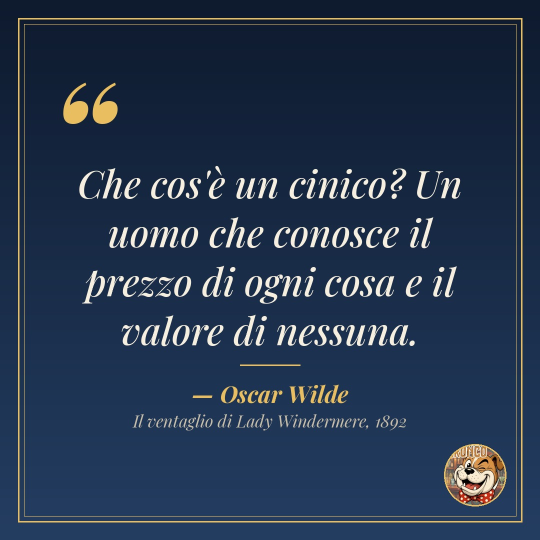
#> input picture citazioni/2026-10-26.jpg, 1080 x 1080 px, given in place of bronco_logo.png, which was not available (shown at 1/2 size)
$ python quote.py ../citazioni/2026-10-26.jpg ../citazioni/2026-10-27.jpg ../citazioni/2026-10-27.jpg ../citazioni/2026-10-27.jpg
#> lines starting #> are read from the running program, lines starting #| are printed output that depends on the picture; after the words box and inside, x2 and y2 are one past the last pixel; in counts of white or black regions, pixels touching at a corner belong together; pictures that were not available may be replaced by others from this repository, and a replacement may not be noted
#!/usr/bin/env python3
"""Card citazione 1080x1080. Uso: python3 tools/quote.py OUT.jpg "Citazione" "Autore" ["Opera/anno"]
Solo citazioni VERE e verificate (cerca la fonte sul web), brevi (max ~25 parole)."""
import sys,os
from PIL import Image,ImageDraw,ImageFont
D=os.path.dirname(os.path.abspath(__file__))
def font(sz,w=500):
    f=ImageFont.truetype(os.path.join(D,"PlayfairDisplay-Italic.ttf"),sz)
    try:f.set_variation_by_axes([w])
    except Exception:pass
    return f
out,quote,author=sys.argv[1:4];work=sys.argv[4] if len(sys.argv)>4 else ""
S=1080;im=Image.new("RGB",(S,S));px=im.load()
#> after `im = Image.new('RGB', (S, S))`: im: PIL image 1080x1080 RGB; every value is 0
for y in range(S):
    t=y/S;c=(int(14+22*t),int(26+36*t),int(46+52*t))
    for x in range(S):px[x,y]=c
d=ImageDraw.Draw(im);GOLD=(232,190,96);CREAM=(246,238,222)
#> after `d = ImageDraw.Draw(im)`:
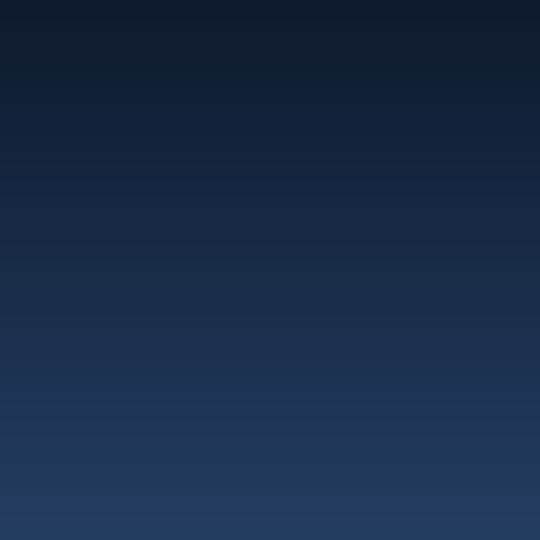
#> im: PIL image 1080x1080 RGB (shown at 1/2 size); mean R, G, B 24.5, 43.5, 71.5
d.rectangle([36,36,S-36,S-36],outline=GOLD,width=3);d.rectangle([48,48,S-48,S-48],outline=(232,190,96,90),width=1)
d.text((90,60),"“",font=font(300,700),fill=GOLD)
def wrap(t,f,w):
    o=[];c=""
    for wd in t.split():
        n=(c+" "+wd).strip()
        if d.textlength(n,font=f)<=w:c=n
        else:o.append(c);c=wd
    o.append(c);return o
sz=76
while True:
    f=font(sz,500);ls=wrap(quote,f,S-240);lh=int(sz*1.3)
    if len(ls)*lh<=520 or sz<40:break
    sz-=3
y=max(250,(S-len(ls)*lh)//2-30)
for l in ls:
    d.text(((S-d.textlength(l,font=f))/2,y),l,font=f,fill=CREAM);y+=lh
#> after the loop, y = 608
y+=24;d.line([(S/2-60,y),(S/2+60,y)],fill=GOLD,width=3);y+=26
#> after `y += 24`: y = 632
#> after `y += 26`: y = 658
fa=font(46,700);t="— "+author;d.text(((S-d.textlength(t,font=fa))/2,y),t,font=fa,fill=GOLD)
if work:
    fw=font(34,400);d.text(((S-d.textlength(work,font=fw))/2,y+62),work,font=fw,fill=(200,190,170))
lg=Image.open(os.path.join(D,"bronco_logo.png")).convert("RGB").resize((120,120))
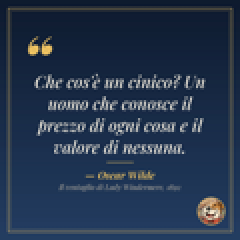
#> lg: PIL image 120x120 RGB (shown 2 times larger); mean R, G, B 38.3, 54.4, 77.7
m=Image.new("L",(120,120),0);ImageDraw.Draw(m).ellipse([0,0,119,119],fill=255);im.paste(lg,(S-190,S-190),m)
#> after `m = Image.new('L', (120, 120), 0)`: m: PIL image 120x120 L; every value is 0
#> after `ImageDraw.Draw(m).ellipse([0, 0, 119, 119], fill=255)`:
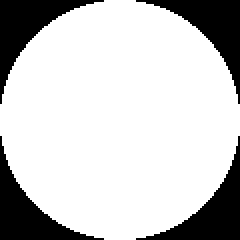
#> m: PIL image 120x120 L (shown 2 times larger); 78.4% white; 4 black regions, box (x1, y1, x2, y2) and area: (0, 0, 52, 52) 776, (68, 0, 120, 52) 776, (0, 68, 52, 120) 776, (68, 68, 120, 120) 776
#> after `im.paste(lg, (S - 190, S - 190), m)`:
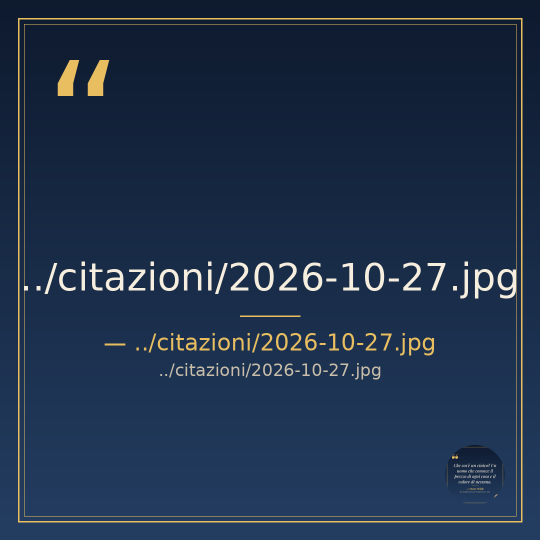
#> im: PIL image 1080x1080 RGB (shown at 1/2 size); mean R, G, B 32.5, 49.6, 74.1
d.ellipse([S-192,S-192,S-68,S-68],outline=GOLD,width=3)
im.save(out,quality=93)
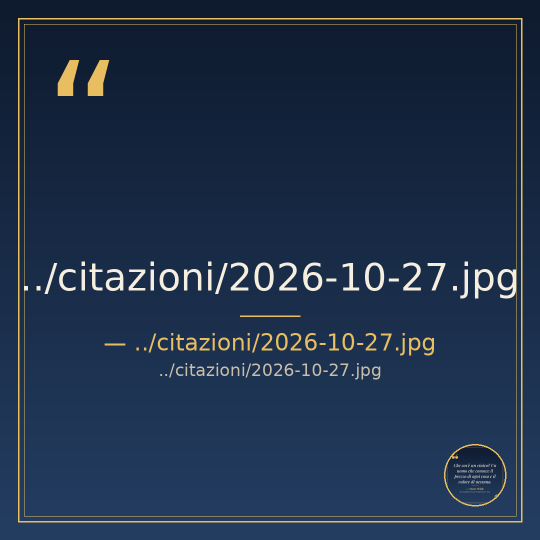
#> saved as 2026-10-26.jpg: PIL image 1080x1080 RGB (shown at 1/2 size); mean R, G, B 32.7, 49.8, 74.1
